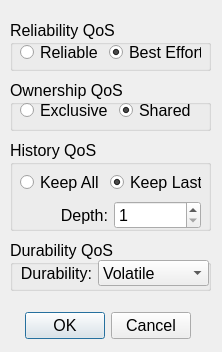
<?xml version="1.0" encoding="UTF-8"?>
<ui version="4.0">
<class>ReaderQos</class>
<widget class="QDialog" name="ReaderQos">
<property name="windowModality">
<enum>Qt::ApplicationModal</enum>
</property>
<property name="geometry">
<rect>
<x>0</x>
<y>0</y>
<width>222</width>
<height>352</height>
</rect>
</property>
<property name="windowTitle">
<string>Reader QoS</string>
</property>
<widget class="QDialogButtonBox" name="OKButt">
<property name="geometry">
<rect>
<x>20</x>
<y>310</y>
<width>171</width>
<height>32</height>
</rect>
</property>
<property name="font">
<font>
<family>Lucida Grande</family>
<pointsize>12</pointsize>
</font>
</property>
<property name="orientation">
<enum>Qt::Horizontal</enum>
</property>
<property name="standardButtons">
<set>QDialogButtonBox::Cancel|QDialogButtonBox::Ok</set>
</property>
</widget>
<widget class="QGroupBox" name="groupBox">
<property name="geometry">
<rect>
<x>10</x>
<y>20</y>
<width>201</width>
<height>51</height>
</rect>
</property>
<property name="font">
<font>
<family>Lucida Grande</family>
<pointsize>12</pointsize>
</font>
</property>
<property name="title">
<string>Reliability QoS</string>
</property>
<widget class="QWidget" name="horizontalLayoutWidget">
<property name="geometry">
<rect>
<x>10</x>
<y>20</y>
<width>181</width>
<height>25</height>
</rect>
</property>
<property name="font">
<font>
<family>Lucida Grande</family>
<pointsize>12</pointsize>
</font>
</property>
<layout class="QHBoxLayout" name="horizontalLayout11">
<item>
<widget class="QRadioButton" name="reliableRButt">
<property name="font">
<font>
<family>Lucida Grande</family>
<pointsize>12</pointsize>
</font>
</property>
<property name="text">
<string>Reliable</string>
</property>
<attribute name="buttonGroup">
<string>reliabilityButtonGroup</string>
</attribute>
</widget>
</item>
<item>
<widget class="QRadioButton" name="bestEffortRButt">
<property name="font">
<font>
<family>Lucida Grande</family>
<pointsize>12</pointsize>
</font>
</property>
<property name="text">
<string>Best Effort</string>
</property>
<property name="checked">
<bool>true</bool>
</property>
<attribute name="buttonGroup">
<string>reliabilityButtonGroup</string>
</attribute>
</widget>
</item>
</layout>
</widget>
</widget>
<widget class="QGroupBox" name="groupBox_4">
<property name="geometry">
<rect>
<x>10</x>
<y>240</y>
<width>201</width>
<height>51</height>
</rect>
</property>
<property name="font">
<font>
<family>Lucida Grande</family>
<pointsize>12</pointsize>
</font>
</property>
<property name="title">
<string>Durability QoS</string>
</property>
<widget class="QWidget" name="horizontalLayoutWidget_5">
<property name="geometry">
<rect>
<x>10</x>
<y>20</y>
<width>189</width>
<height>26</height>
</rect>
</property>
<property name="font">
<font>
<family>Lucida Grande</family>
<pointsize>12</pointsize>
</font>
</property>
<layout class="QHBoxLayout" name="horizontalLayout_6">
<item>
<widget class="QLabel" name="label_3">
<property name="font">
<font>
<family>Lucida Grande</family>
<pointsize>12</pointsize>
</font>
</property>
<property name="text">
<string>Durability:</string>
</property>
<property name="alignment">
<set>Qt::AlignRight|Qt::AlignTrailing|Qt::AlignVCenter</set>
</property>
</widget>
</item>
<item>
<widget class="QComboBox" name="durabilityComboBox">
<property name="font">
<font>
<family>Lucida Grande</family>
<pointsize>12</pointsize>
</font>
</property>
<item>
<property name="text">
<string>Volatile</string>
</property>
</item>
<item>
<property name="text">
<string>TransientLocal</string>
</property>
</item>
<item>
<property name="text">
<string>Transient</string>
</property>
</item>
<item>
<property name="text">
<string>Persistent</string>
</property>
</item>
</widget>
</item>
</layout>
</widget>
</widget>
<widget class="QGroupBox" name="groupBox_5">
<property name="geometry">
<rect>
<x>10</x>
<y>140</y>
<width>201</width>
<height>91</height>
</rect>
</property>
<property name="font">
<font>
<family>Lucida Grande</family>
<pointsize>12</pointsize>
</font>
</property>
<property name="title">
<string>History QoS</string>
</property>
<widget class="QWidget" name="verticalLayoutWidget_2">
<property name="geometry">
<rect>
<x>10</x>
<y>30</y>
<width>181</width>
<height>59</height>
</rect>
</property>
<property name="font">
<font>
<family>Lucida Grande</family>
<pointsize>12</pointsize>
</font>
</property>
<layout class="QVBoxLayout" name="verticalLayout_2">
<item>
<layout class="QHBoxLayout" name="horizontalLayout_7">
<item>
<widget class="QRadioButton" name="keepAllRButt">
<property name="font">
<font>
<family>Lucida Grande</family>
<pointsize>12</pointsize>
</font>
</property>
<property name="text">
<string>Keep All</string>
</property>
</widget>
</item>
<item>
<widget class="QRadioButton" name="keepLastRButton">
<property name="font">
<font>
<family>Lucida Grande</family>
<pointsize>12</pointsize>
</font>
</property>
<property name="text">
<string>Keep Last</string>
</property>
<property name="checked">
<bool>true</bool>
</property>
</widget>
</item>
</layout>
</item>
<item>
<layout class="QHBoxLayout" name="horizontalLayout_8">
<item>
<widget class="QLabel" name="label_4">
<property name="font">
<font>
<family>Lucida Grande</family>
<pointsize>12</pointsize>
</font>
</property>
<property name="text">
<string>Depth:</string>
</property>
<property name="alignment">
<set>Qt::AlignRight|Qt::AlignTrailing|Qt::AlignVCenter</set>
</property>
</widget>
</item>
<item>
<widget class="QSpinBox" name="depthSpinBox">
<property name="font">
<font>
<family>Lucida Grande</family>
<pointsize>12</pointsize>
</font>
</property>
<property name="minimum">
<number>1</number>
</property>
<property name="maximum">
<number>100</number>
</property>
</widget>
</item>
</layout>
</item>
</layout>
</widget>
</widget>
<widget class="QGroupBox" name="groupBox_2">
<property name="geometry">
<rect>
<x>10</x>
<y>80</y>
<width>201</width>
<height>51</height>
</rect>
</property>
<property name="font">
<font>
<family>Lucida Grande</family>
<pointsize>12</pointsize>
</font>
</property>
<property name="title">
<string>Ownership QoS</string>
</property>
<widget class="QWidget" name="horizontalLayoutWidget_2">
<property name="geometry">
<rect>
<x>10</x>
<y>20</y>
<width>181</width>
<height>21</height>
</rect>
</property>
<property name="font">
<font>
<family>Lucida Grande</family>
<pointsize>12</pointsize>
</font>
</property>
<layout class="QHBoxLayout" name="horizontalLayout">
<item>
<widget class="QRadioButton" name="exclusiveRButt">
<property name="font">
<font>
<family>Lucida Grande</family>
<pointsize>12</pointsize>
</font>
</property>
<property name="text">
<string>Exclusive</string>
</property>
<attribute name="buttonGroup">
<string>buttonGroup</string>
</attribute>
</widget>
</item>
<item>
<widget class="QRadioButton" name="sharedRButt">
<property name="font">
<font>
<family>Lucida Grande</family>
<pointsize>12</pointsize>
</font>
</property>
<property name="text">
<string>Shared</string>
</property>
<property name="checked">
<bool>true</bool>
</property>
<attribute name="buttonGroup">
<string>buttonGroup</string>
</attribute>
</widget>
</item>
</layout>
</widget>
</widget>
</widget>
<resources/>
<connections>
<connection>
<sender>OKButt</sender>
<signal>accepted()</signal>
<receiver>ReaderQos</receiver>
<slot>accept()</slot>
<hints>
<hint type="sourcelabel">
<x>168</x>
<y>250</y>
</hint>
<hint type="destinationlabel">
<x>157</x>
<y>274</y>
</hint>
</hints>
</connection>
<connection>
<sender>OKButt</sender>
<signal>rejected()</signal>
<receiver>ReaderQos</receiver>
<slot>reject()</slot>
<hints>
<hint type="sourcelabel">
<x>190</x>
<y>250</y>
</hint>
<hint type="destinationlabel">
<x>221</x>
<y>274</y>
</hint>
</hints>
</connection>
</connections>
<buttongroups>
<buttongroup name="reliabilityButtonGroup"/>
<buttongroup name="buttonGroup"/>
</buttongroups>
</ui>
